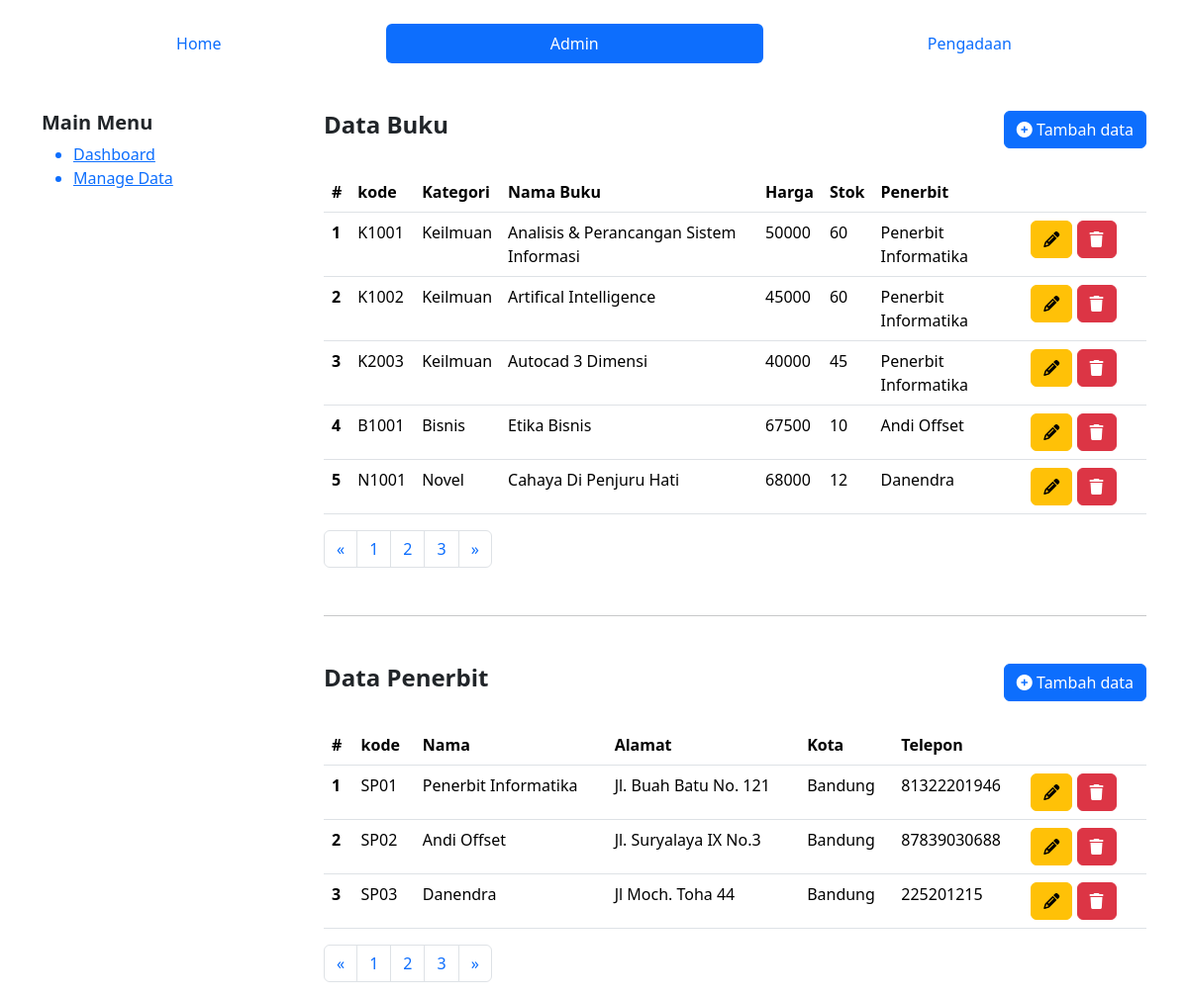
The app's page /admin.php with its own data.
### tables this page shows
CREATE TABLE `buku` (
  `id` bigint UNSIGNED NOT NULL,
  `kode` varchar(255) NOT NULL,
  `kategori` varchar(255) NOT NULL,
  `nama_buku` text NOT NULL,
  `harga` bigint NOT NULL,
  `stok` bigint NOT NULL,
  `penerbit_id` bigint UNSIGNED NOT NULL
);

CREATE TABLE `penerbit` (
  `id` bigint UNSIGNED NOT NULL,
  `kode` varchar(255) NOT NULL,
  `nama` varchar(255) NOT NULL,
  `alamat` text NOT NULL,
  `kota` varchar(255) NOT NULL,
  `telepon` bigint NOT NULL
);

### admin.php (the view, shortened to what this page needs)
<?php
require "config.php";
?>
<!doctype html>
<html lang="en">
    <head>
        <link href="https://cdn.jsdelivr.net/npm/bootstrap@5.3.3/dist/css/bootstrap.min.css" rel="stylesheet">
    </head>
    <body class="container-fluid">
        <navbar>
            <nav class="nav nav-pills flex-column flex-sm-row mt-4">
                <a class="flex-sm-fill text-sm-center nav-link" aria-current="page" href="index.php">Home</a>
                <a class="flex-sm-fill text-sm-center nav-link active" href="admin.php">Admin</a>
                <a class="flex-sm-fill text-sm-center nav-link" href="pengadaan.php">Pengadaan</a>
            </nav>
        </navbar>
        <div class="container">
            <div class="row mt-5">
                <div class="col-md-3">
                    <h5 class="fw-bold">Main Menu</h5>
                    <ul>
                        <a href="index.php">
                            <li>Dashboard</li>
                        </a>
                        <a href="admin.php">
                            <li>Manage Data</li>
                        </a>
                    </ul>
                </div>
                <div class="col-md-9">
                    <a class="btn btn-primary float-end mb-4" href="tambah.php"><i class="fa-solid fa-circle-plus"></i>  Tambah data</a>
                    <p class="fw-bold h4">Data Buku</p>
                    <table class="table">
                        <thead>
                            <tr>
                                <th scope="col">#</th>
                                <th scope="col">kode</th>
                                <th scope="col">Kategori</th>
                                <th scope="col">Nama Buku</th>
                                <th scope="col">Harga</th>
                                <th scope="col">Stok</th>
                                <th scope="col">Penerbit</th>
                                <th scope="col" style="width:15%;"></th>
                            </tr>
                        </thead>
                        <tbody>
                            <?php
                            $sql2   = "SELECT * FROM buku";
                            $q2     = mysqli_query($connect, $sql2);
                            $no   = 1;
                            while ($r2 = mysqli_fetch_array($q2)) {
                                $id = $r2['id'];
                                $kode = $r2['kode'];
                                $kategori = $r2['kategori'];
                                $nama_buku = $r2['nama_buku'];
                                $harga = $r2['harga'];
                                $stok = $r2['stok'];
                                $penerbit_id = $r2['penerbit_id'];
                            ?>
                                <tr>
                                    <th scope="row"><?php echo $no++ ?></th>
                                    <td scope="row"><?php echo $kode ?></td>
                                    <td scope="row"><?php echo $kategori ?></td>
                                    <td scope="row"><?php echo $nama_buku ?></td>
                                    <td scope="row"><?php echo $harga ?></td>
                                    <td scope="row"><?php echo $stok ?></td>
                                    <td scope="row">
                                        <?php
                                        if ($penerbit_id == 1) {
                                            echo "Penerbit Informatika";
                                        } elseif ($penerbit_id == 2) {
                                            echo "Andi Offset";
                                        } else {
                                            echo "Danendra";
                                        }
                                        ?>
                                    </td>
                                    <td scope="row">
                                        <a href="edit.php?id=<?= $id ?>"><button type="button" class="btn btn-warning"><i class="fa-solid fa-pencil"></i></button></a>
                                        <a href="delete.php?id=<?= $id ?>" onclick="return confirm('Yakin ingin menghapus data?')"><button type="button" class="btn btn-danger"><i class="fa-solid fa-trash"></i></button></a>
                                    </td>
                                </tr>
                            <?php
                            }
                            ?>
                        </tbody>
                    </table>
                    <nav aria-label="Page navigation example">
                        <ul class="pagination">
                            <li class="page-item">
                            <a class="page-link" href="#" aria-label="Previous">
                                <span aria-hidden="true">&laquo;</span>
                            </a>
                            </li>
                            <li class="page-item"><a class="page-link" href="#">1</a></li>
                            <li class="page-item"><a class="page-link" href="#">2</a></li>
                            <li class="page-item"><a class="page-link" href="#">3</a></li>
                            <li class="page-item">
                            <a class="page-link" href="#" aria-label="Next">
                                <span aria-hidden="true">&raquo;</span>
                            </a>
                            </li>
                        </ul>
                    </nav>
                    <hr class="mt-5 mb-5">
                    <a class="btn btn-primary float-end mb-4" href="tambah.php"><i class="fa-solid fa-circle-plus"></i>  Tambah data</a>
                    <p class="fw-bold h4">Data Penerbit</p>
                    <table class="table">
                        <thead>
                            <tr>
                                <th scope="col">#</th>
                                <th scope="col">kode</th>
                                <th scope="col">Nama</th>
                                <th scope="col">Alamat</th>
                                <th scope="col">Kota</th>
                                <th scope="col">Telepon</th>
                                <th scope="col" style="width:15%;"></th>
                            </tr>
                        </thead>
                        <tbody>
                            <?php
                            $sql2   = "SELECT * FROM penerbit";
                            $q2     = mysqli_query($connect, $sql2);
                            $no   = 1;
                            while ($r2 = mysqli_fetch_array($q2)) {
                                $id = $r2['id'];
                                $kode = $r2['kode'];
                                $nama = $r2['nama'];
                                $alamat = $r2['alamat'];
                                $kota = $r2['kota'];
                                $telepon = $r2['telepon'];
                            ?>
                                <tr>
                                    <th scope="row"><?php echo $no++ ?></th>
                                    <td scope="row"><?php echo $kode ?></td>
                                    <td scope="row"><?php echo $nama ?></td>
                                    <td scope="row"><?php echo $alamat ?></td>
                                    <td scope="row"><?php echo $kota ?></td>
                                    <td scope="row"><?php echo $telepon ?></td>
                                    <td scope="row">
                                        <a href="index.php?op=edit&id=<?php echo $id ?>"><button type="button" class="btn btn-warning"><i class="fa-solid fa-pencil"></i></button></a>
                                        <a href="index.php?op=delete&id=<?php echo $id?>" onclick="return confirm('Yakin mau delete data?')"><button type="button" class="btn btn-danger"><i class="fa-solid fa-trash"></i></button></a>
                                    </td>
                                </tr>
                            <?php
                            }
                            ?>
                        </tbody>
                    </table>
                    <nav aria-label="Page navigation example">
                        <ul class="pagination">
                            <li class="page-item">
                            <a class="page-link" href="#" aria-label="Previous">
                                <span aria-hidden="true">&laquo;</span>
                            </a>
                            </li>
                            <li class="page-item"><a class="page-link" href="#">1</a></li>
                            <li class="page-item"><a class="page-link" href="#">2</a></li>
                            <li class="page-item"><a class="page-link" href="#">3</a></li>
                            <li class="page-item">
                            <a class="page-link" href="#" aria-label="Next">
                                <span aria-hidden="true">&raquo;</span>
                            </a>
                            </li>
                        </ul>
                    </nav>
                </div>
            </div>
        </div>
    </body>
</html>

### records on screen
buku: kode "K1001", kategori "Keilmuan", nama_buku "Analisis & Perancangan Sistem Informasi", harga "50000", stok "60", shows "Penerbit Informatika"
buku: kode "K1002", kategori "Keilmuan", nama_buku "Artifical Intelligence", harga "45000", stok "60", shows "Penerbit Informatika"
buku: kode "K2003", kategori "Keilmuan", nama_buku "Autocad 3 Dimensi", harga "40000", stok "45", shows "Penerbit Informatika"
buku: kode "B1001", kategori "Bisnis", nama_buku "Etika Bisnis", harga "67500", stok "10", shows "Andi Offset"
buku: kode "N1001", kategori "Novel", nama_buku "Cahaya Di Penjuru Hati", harga "68000", stok "12", shows "Danendra"
penerbit: kode "SP01", nama "Penerbit Informatika", alamat "Jl. Buah Batu No. 121", kota "Bandung", telepon "81322201946"
penerbit: kode "SP02", nama "Andi Offset", alamat "Jl. Suryalaya IX No.3", kota "Bandung", telepon "87839030688"
penerbit: kode "SP03", nama "Danendra", alamat "Jl Moch. Toha 44", kota "Bandung", telepon "225201215"
